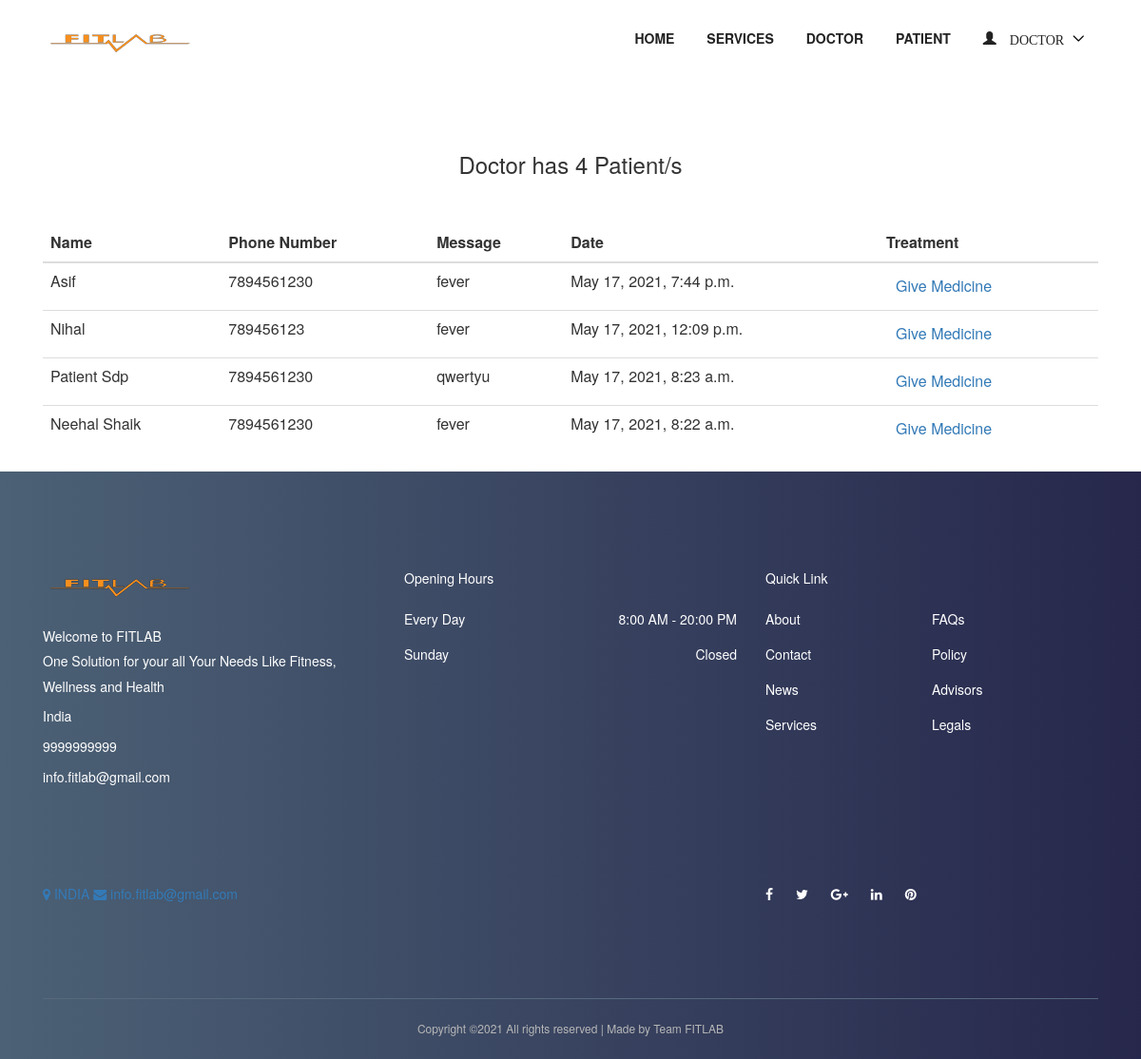
Page /patient/ (signed in) on the committed database.
### accounts/models.py (models this page shows, shortened)
class User(AbstractUser):
    username = None
    role = models.CharField(max_length=12, error_messages={
        'required': "Role must be provided"
    })
    gender = models.CharField(max_length=10, blank=True, null=True, default="")
    email = models.EmailField(unique=True, blank=False,
                              error_messages={
                                  'unique': "A user with that email already exists.",
                              })
    phone_number = models.CharField(unique=True, blank=True, null=True, max_length=20,
                                    error_messages={
                                        'unique': "A user with that phone number already exists."
                                    })
    USERNAME_FIELD = "email"
    REQUIRED_FIELDS = []
    objects = UserManager()

### appointment/models.py (models this page shows, shortened)
class TakeAppointment(models.Model):
    user = models.ForeignKey(User, on_delete=models.CASCADE)
    appointment = models.ForeignKey(Appointment, on_delete=models.CASCADE)
    full_name = models.CharField(max_length=100)
    message = models.TextField()
    phone_number = models.CharField(max_length=120)
    date = models.DateTimeField(default=timezone.now)

### appointment/views.py (the view)
# urls.py: path('patient/', PatientListView.as_view(), name='patient-list'),
class PatientListView(ListView):
    model = TakeAppointment
    context_object_name = 'patients'
    template_name = "appointment/patient_list.html"
    def get_queryset(self):
        return self.model.objects.filter(appointment__user_id=self.request.user.id).order_by('-id')

### templates/appointment/patient_list.html (shortened to what this page needs)
{% extends 'base.html' %}
{% load static %}
{% block content %}
    <section class="dentist-area section-padding-50-0">
        <div class="container" style="align-items: center; justify-content: center;display: flex;">
            <div class="col-12 col-sm-6 col-md-4">
                <h3 style="align-items: center;justify-content: center;display: flex"> {{ request.user.first_name }} has {{ patients.count }}
                    Patient/s</h3>
            </div>
        </div>
    </section>
    <section class="dentist-area section-padding-30-0">
        <div class="container">
            <table class="table">
                <thead>
                <tr>
                    <th scope="col">Name</th>
                    <th scope="col">Phone Number</th>
                    <th scope="col">Message</th>
                    <th scope="col">Date</th>
                    <th scope="col">Treatment</th>
                </tr>
                </thead>
                <tbody>
                {% for patient in patients %}
                    <tr>
                        <td>{{ patient.full_name }}</td>
                        <td> {{ patient.phone_number }}</td>
                        <td> {{ patient.message }}</td>
                        <td> {{ patient.date }}</td>
                        <td> <a class="nav-link" href="#!">Give Medicine</a></td>
                    </tr>
                {% endfor %}
                </tbody>
            </table>
        </div>
    </section>
{% endblock %}

### templates/nav.html (shortened to what this page needs)
{% load static %}
    <div class="main-header-area">
        <div class="classy-nav-container breakpoint-off">
            <div class="container">
                <nav class="classy-navbar justify-content-between" id="dentoNav">
                    <a class="nav-brand" href="{% url 'appointment:home' %}"><img src="{% static 'img/logo1.png' %}" alt="">
                    </a>
                    <div class="classy-menu">
                        <div class="classynav">
                            <ul id="nav">
                                <li><a href="{% url 'appointment:home' %}">Home</a></li>
                                <li><a href="{% url 'appointment:service' %}">Services</a></li>
                                <li><a href="{% url 'accounts:doctor-register' %}"> <b>DOCTOR </b></a></li>
                                <li><a href="{% url 'accounts:patient-register' %}"> <b>PATIENT </b></a></li>
                                {% if request.user.is_authenticated and request.user.role == 'doctor' %}
                                    <li>
                                        <a href="">
                                            <span class="glyphicon glyphicon-user">
                                                    {{ request.user.first_name }}
                                            </span>
                                        </a>
                                    </li>
                              {% else %}
                                    <li>
                                        <a href="{% url 'accounts:login' %}">
                                            <span class="glyphicon glyphicon-user"> login</span>
                                        </a>
                                    </li>
                                {% endif %}
                            </ul>
                        </div>
                    </div>
                </nav>
            </div>
        </div>
    </div>

### static/style.css (style rules this page uses)
* { margin: 0; padding: 0; }
body { font-family: "Montserrat", sans-serif; font-weight: 400; font-size: 14px; }
h1, h2, h3, h4, h5, h6 { font-family: "Montserrat", sans-serif; color: #333333; line-height: 1.4; font-weight: 600; }
a, a:active, a:focus, a:hover { color: #333333; text-decoration: none; -webkit-transition-duration: 500ms; -o-transition-duration: 500ms; transition-duration: 500ms; outline: none; }
li { list-style: none; }
img { max-width: 100%; height: auto; }
ul { margin: 0; padding: 0; }
ul li { margin: 0; padding: 0; }
.section-padding-50-0 { padding-top: 50px; padding-bottom: 0; }
.classy-nav-container { background-color: transparent; }
.classy-nav-container .classy-navbar { height: 90px; padding: 0; }
.classy-nav-container .classy-navbar .classynav ul li a { padding: 0 15px; font-weight: 600; font-size: 14px; text-transform: uppercase; }

### static/css/default-assets/classy-nav.css (style rules this page uses)
body { font-family: "Roboto", sans-serif; }
ul { margin: 0; }
ul li { list-style: none; }
img { height: auto; max-width: 100%; }
.classy-nav-container { position: relative; z-index: 100; background-color: #ffffff; }
.classy-nav-container * { box-sizing: border-box; }
.classy-nav-container a { -webkit-transition-duration: 500ms; transition-duration: 500ms; text-decoration: none; outline: none; font-size: 14px; font-weight: 400; color: #232323; display: inline-block; }
.justify-content-between { -webkit-box-pack: justify; -ms-flex-pack: justify; justify-content: space-between; }
.classy-navbar { width: 100%; height: 70px; padding: 0.5em 2em; display: -webkit-box; display: -ms-flexbox; display: flex; -webkit-box-align: center; -ms-flex-align: center; -ms-grid-row-align: center; align-items: center; }
.classy-navbar .nav-brand { font-size: 26px; font-weight: 500; color: #565656; display: inline-block; margin-right: 30px; }
.classynav ul li { display: inline-block; clear: both; position: inherit; z-index: 10; }
.classynav ul li.cn-dropdown-item { position: relative; z-index: 10; }
.classynav ul li a { padding: 0 12px; display: block; height: 35px; font-size: 14px; line-height: 34px; }
.classynav ul li.megamenu-item>a:after, .classynav ul li.has-down>a:after { font-family: 'classyfonts'; content: "\e900"; font-size: 12px; color: #000000; padding-left: 5px; -webkit-transition-duration: 500ms; transition-duration: 500ms; }
.breakpoint-off .classynav { display: -webkit-box; display: -ms-flexbox; display: flex; -webkit-box-align: center; -ms-flex-align: center; -ms-grid-row-align: center; align-items: center; }

### rows in the picture
User: user.first_name "DOCTOR", user.first_name "Doctor"
TakeAppointment: full_name "Asif", phone_number "7894561230", message "fever", date "May 17, 2021, 7:44 p.m."
TakeAppointment: full_name "Nihal", phone_number "789456123", message "fever", date "May 17, 2021, 12:09 p.m."
TakeAppointment: full_name "Patient Sdp", phone_number "7894561230", message "qwertyu", date "May 17, 2021, 8:23 a.m."
TakeAppointment: full_name "Neehal Shaik", phone_number "7894561230", message "fever", date "May 17, 2021, 8:22 a.m."

### other values in the picture
{{ patients.count }} "4"
